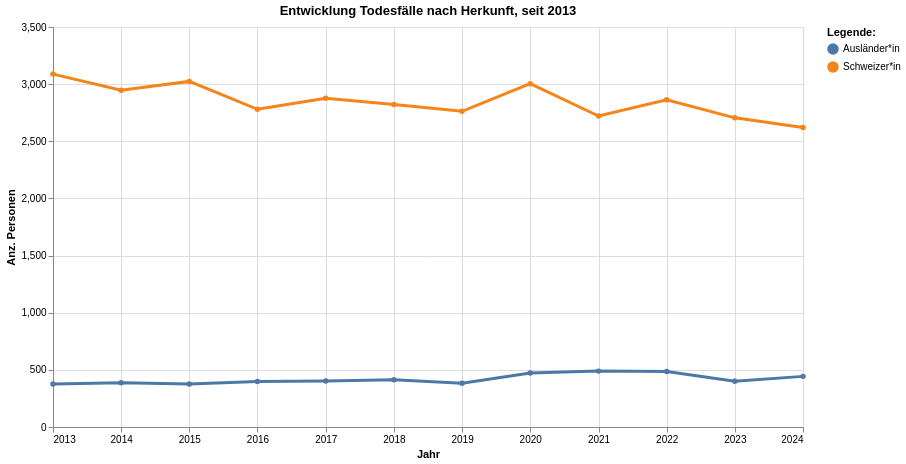

Notebook code for this chart:
### Code cell
grafik2 = mypy_dv.plot_altair_multiline_highlight(
    data = myAgg2.reset_index().sort_values('HerkunftCd', ascending=True)
    ,x = 'StichtagDatJahr:T'
    ,y = 'sum_WBev:Q'
    ,x_beschriftung = 'Jahr'
    , y_beschriftung = 'Anz. Personen'
    ,category = "HerkunftLang:N"
    ,category_beschriftung= 'Legende:'
    ,warning_status = "ignore" #always or ignore
    ,myTitle="Entwicklung Todesfälle nach Herkunft, seit "+data_min_date
)
grafik2

### Figure 1 — Vega-Lite specification as saved in the notebook (floating-point values rounded to 4 significant figures)
{"config": {"view": {"continuousWidth": 300, "continuousHeight": 300}}, "layer": [{"mark": {"type": "circle"}, "encoding": {"color": {"field": "HerkunftLang", "legend": {"orient": "right", "title": "Legende:"}, "type": "nominal"}, "opacity": {"value": 1.3}, "tooltip": [{"field": "StichtagDatJahr", "type": "temporal"}, {"field": "HerkunftLang", "type": "nominal"}, {"field": "sum_WBev", "type": "quantitative"}], "x": {"axis": {"title": "Jahr"}, "field": "StichtagDatJahr", "type": "temporal"}, "y": {"axis": {"title": "Anz. Personen"}, "field": "sum_WBev", "type": "quantitative"}}, "name": "view_5", "title": "Entwicklung Todesfälle nach Herkunft, seit 2013"}, {"mark": {"type": "line"}, "encoding": {"color": {"field": "HerkunftLang", "legend": {"orient": "right", "title": "Legende:"}, "type": "nominal"}, "size": {"condition": {"test": {"not": {"param": "param_5"}}, "value": 1.2}, "value": 3}, "tooltip": [{"field": "StichtagDatJahr", "type": "temporal"}, {"field": "HerkunftLang", "type": "nominal"}, {"field": "sum_WBev", "type": "quantitative"}], "x": {"axis": {"title": "Jahr"}, "field": "StichtagDatJahr", "type": "temporal"}, "y": {"axis": {"title": "Anz. Personen"}, "field": "sum_WBev", "type": "quantitative"}}, "title": "Entwicklung Todesfälle nach Herkunft, seit 2013"}], "data": {"name": "data-feed8a4789f788f6f843d8a33fadf4d7"}, "height": 400, "params": [{"name": "param_5", "select": {"type": "point", "fields": ["HerkunftLang:N"], "nearest": true, "on": "pointerover"}, "views": ["view_5"]}], "width": 750, "$schema": "https://vega.github.io/schema/vega-lite/v5.8.0.json", "datasets": {"data-feed8a4789f788f6f843d8a33fadf4d7": [{"StichtagDatJahr": "2024-01-01T00:00:00", "HerkunftLang": "Schweizer*in", "HerkunftCd": 1, "sum_WBev": 2620}, {"StichtagDatJahr": "2013-01-01T00:00:00", "HerkunftLang": "Schweizer*in", "HerkunftCd": 1, "sum_WBev": 3088}, {"StichtagDatJahr": "2023-01-01T00:00:00", "HerkunftLang": "Schweizer*in", "HerkunftCd": 1, "sum_WBev": 2705}, {"StichtagDatJahr": "2014-01-01T00:00:00", "HerkunftLang": "Schweizer*in", "HerkunftCd": 1, "sum_WBev": 2946}, {"StichtagDatJahr": "2015-01-01T00:00:00", "HerkunftLang": "Schweizer*in", "HerkunftCd": 1, "sum_WBev": 3024}, {"StichtagDatJahr": "2022-01-01T00:00:00", "HerkunftLang": "Schweizer*in", "HerkunftCd": 1, "sum_WBev": 2864}, {"StichtagDatJahr": "2016-01-01T00:00:00", "HerkunftLang": "Schweizer*in", "HerkunftCd": 1, "sum_WBev": 2780}, {"StichtagDatJahr": "2017-01-01T00:00:00", "HerkunftLang": "Schweizer*in", "HerkunftCd": 1, "sum_WBev": 2876}, {"StichtagDatJahr": "2018-01-01T00:00:00", "HerkunftLang": "Schweizer*in", "HerkunftCd": 1, "sum_WBev": 2822}, {"StichtagDatJahr": "2021-01-01T00:00:00", "HerkunftLang": "Schweizer*in", "HerkunftCd": 1, "sum_WBev": 2721}, {"StichtagDatJahr": "2019-01-01T00:00:00", "HerkunftLang": "Schweizer*in", "HerkunftCd": 1, "sum_WBev": 2762}, {"StichtagDatJahr": "2020-01-01T00:00:00", "HerkunftLang": "Schweizer*in", "HerkunftCd": 1, "sum_WBev": 3004}, {"StichtagDatJahr": "2023-01-01T00:00:00", "HerkunftLang": "Ausländer*in", "HerkunftCd": 2, "sum_WBev": 401}, {"StichtagDatJahr": "2022-01-01T00:00:00", "HerkunftLang": "Ausländer*in", "HerkunftCd": 2, "sum_WBev": 486}, {"StichtagDatJahr": "2021-01-01T00:00:00", "HerkunftLang": "Ausländer*in", "HerkunftCd": 2, "sum_WBev": 489}, {"StichtagDatJahr": "2013-01-01T00:00:00", "HerkunftLang": "Ausländer*in", "HerkunftCd": 2, "sum_WBev": 377}, {"StichtagDatJahr": "2019-01-01T00:00:00", "HerkunftLang": "Ausländer*in", "HerkunftCd": 2, "sum_WBev": 382}, {"StichtagDatJahr": "2024-01-01T00:00:00", "HerkunftLang": "Ausländer*in", "HerkunftCd": 2, "sum_WBev": 443}, {"StichtagDatJahr": "2017-01-01T00:00:00", "HerkunftLang": "Ausländer*in", "HerkunftCd": 2, "sum_WBev": 403}, {"StichtagDatJahr": "2016-01-01T00:00:00", "HerkunftLang": "Ausländer*in", "HerkunftCd": 2, "sum_WBev": 398}, {"StichtagDatJahr": "2015-01-01T00:00:00", "HerkunftLang": "Ausländer*in", "HerkunftCd": 2, "sum_WBev": 376}, {"StichtagDatJahr": "2014-01-01T00:00:00", "HerkunftLang": "Ausländer*in", "HerkunftCd": 2, "sum_WBev": 388}, {"StichtagDatJahr": "2020-01-01T00:00:00", "HerkunftLang": "Ausländer*in", "HerkunftCd": 2, "sum_WBev": 473}, {"StichtagDatJahr": "2018-01-01T00:00:00", "HerkunftLang": "Ausländer*in", "HerkunftCd": 2, "sum_WBev": 413}]}}
